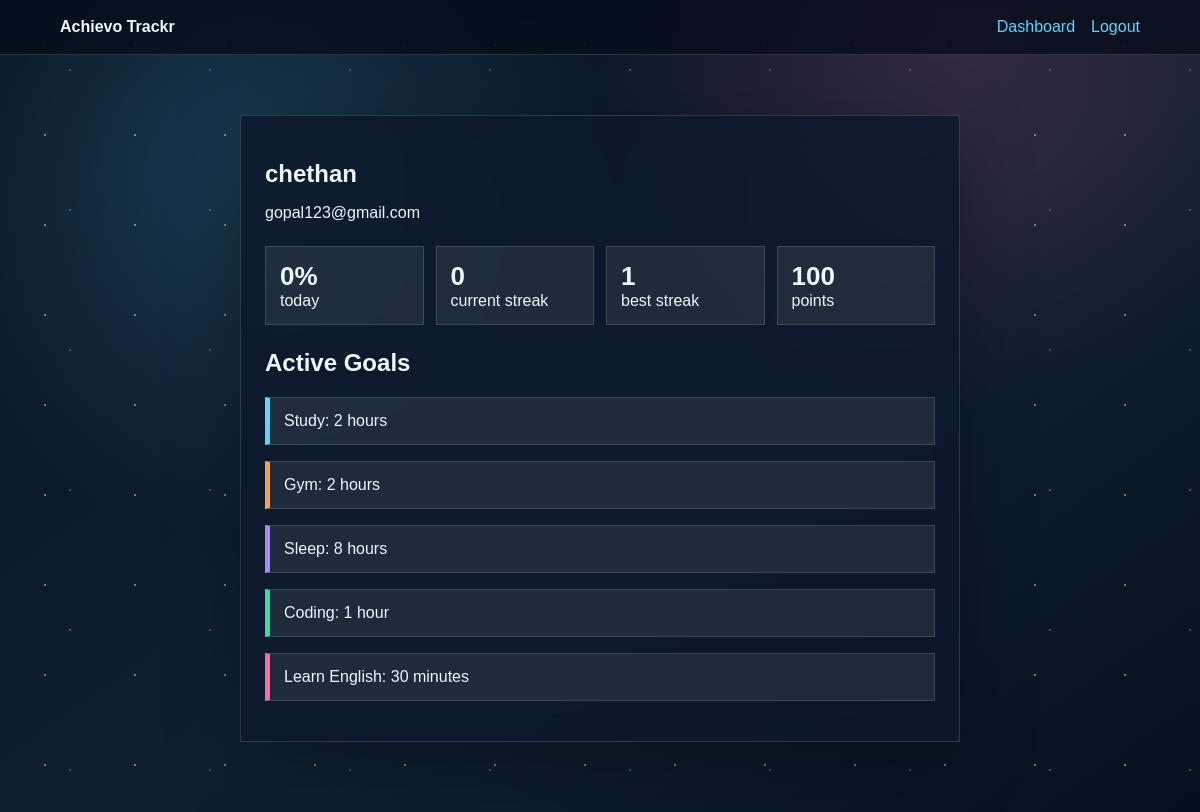
The app's page /profile (signed in) with its own data.
### models.py (models this page shows, shortened)
class User(db.Model):
    id = db.Column(db.Integer, primary_key=True)
    name = db.Column(db.String(80), nullable=False)
    email = db.Column(db.String(120), unique=True, nullable=False)
    password_hash = db.Column(db.String(255), nullable=False)
    points = db.Column(db.Integer, default=0, nullable=False)
    habits = db.relationship("Habit", backref="user", lazy=True, cascade="all, delete-orphan")
    logs = db.relationship("HabitLog", backref="user", lazy=True, cascade="all, delete-orphan")

class Habit(db.Model):
    id = db.Column(db.Integer, primary_key=True)
    user_id = db.Column(db.Integer, db.ForeignKey("user.id"), nullable=False)
    name = db.Column(db.String(80), nullable=False)
    target = db.Column(db.Integer, default=1, nullable=False)
    unit = db.Column(db.String(30), default="times", nullable=False)
    color = db.Column(db.String(20), default="#58d6ff", nullable=False)
    created_at = db.Column(db.Date, default=date.today, nullable=False)
    active = db.Column(db.Boolean, default=True, nullable=False)
    logs = db.relationship("HabitLog", backref="habit", lazy=True, cascade="all, delete-orphan")

### app.py (the view)
@app.route("/profile")
@login_required
def profile():
    user = current_user()
    habits = Habit.query.filter_by(user_id=user.id, active=True).all()
    return render_template(
        "profile.html",
        user=user,
        habits=habits,
        current_streak=streak_for(user.id),
        best_streak=best_streak(user.id),
        today_score=day_score(user.id, date.today()),
    )

### app.py (called while the page is built)
def login_required(view):
    @wraps(view)
    def wrapped_view(*args, **kwargs):
        if "user_id" not in session:
            return redirect(url_for("login"))
        return view(*args, **kwargs)
    return wrapped_view

def current_user():
    if "user_id" not in session:
        return None
    return User.query.get(session["user_id"])

def day_score(user_id, selected_date):
    habits = Habit.query.filter_by(user_id=user_id, active=True).all()
    if not habits:
        return 0
    completed = HabitLog.query.filter_by(user_id=user_id, log_date=selected_date, completed=True).count()
    return round((completed / len(habits)) * 100)

def streak_for(user_id, max_days=365):
    streak = 0
    cursor = date.today()
    for _ in range(max_days):
        score = day_score(user_id, cursor)
        if score < 100:
            break
        streak += 1
        cursor -= timedelta(days=1)
    return streak

def best_streak(user_id, days=365):
    best = 0
    running = 0
    start = date.today() - timedelta(days=days - 1)
    for index in range(days):
        cursor = start + timedelta(days=index)
        if day_score(user_id, cursor) == 100:
            running += 1
            best = max(best, running)
        else:
            running = 0
    return best

@app.before_request
def create_tables():
    db.create_all()

### templates/profile.html (shortened to what this page needs)
<!DOCTYPE html>
<html lang="en">
<head>
    <link rel="stylesheet" href="{{ url_for('static', filename='css/style.css') }}">
</head>
<body>
    <div class="stars"></div>
    <nav class="topbar">
        <a class="logo" href="{{ url_for('dashboard') }}">Achievo Trackr</a>
        <div>
            <a href="{{ url_for('dashboard') }}">Dashboard</a>
            <a href="{{ url_for('logout') }}">Logout</a>
        </div>
    </nav>
    <main class="container narrow">
        <section class="panel profile">
            <h1>{{ user.name }}</h1>
            <p>{{ user.email }}</p>
            <div class="profile-stats">
                <span><strong>{{ today_score }}%</strong> today</span>
                <span><strong>{{ current_streak }}</strong> current streak</span>
                <span><strong>{{ best_streak }}</strong> best streak</span>
                <span><strong>{{ user.points }}</strong> points</span>
            </div>
            <h2>Active Goals</h2>
            {% for habit in habits %}
                <p class="goal-chip" style="--accent: {{ habit.color }}">{{ habit.name }}: {{ habit.target }} {{ habit.unit }}</p>
            {% endfor %}
        </section>
    </main>
</body>
</html>

### static/css/style.css (style rules this page uses)
:root { --bg: #07111f; --panel: rgba(13, 24, 43, 0.82); --panel-strong: rgba(18, 35, 61, 0.95); --text: #eef7ff; --muted: #9fb6cc; --line: rgba(255, 255, 255, 0.14); --cyan: #58d6ff; --green: #2ee59d; --gold: #ffcf5a; --pink: #ff6b9a; }
* { box-sizing: border-box; }
body { margin: 0; min-height: 100vh; color: var(--text); font-family: Arial, Helvetica, sans-serif; background: radial-gradient(circle at 20% 20%, rgba(88, 214, 255, 0.18), transparent 32%), radial-gradient(circle at 80% 5%, rgba(255, 107, 154, 0.16), transparent 30%), linear-gradient(145deg, #07111f 0%, #102033 55%, #06101c 100%); }
.stars { position: fixed; inset: 0; pointer-events: none; background-image: radial-gradient(circle, rgba(255,255,255,.9) 1px, transparent 1px), radial-gradient(circle, rgba(88,214,255,.75) 1px, transparent 1px); background-size: 90px 90px, 140px 140px; animation: drift 18s linear infinite; opacity: .48; }
a { color: var(--cyan); text-decoration: none; }
.brand-panel, .auth-card, .panel, .stats-grid article { border: 1px solid var(--line); background: var(--panel); backdrop-filter: blur(14px); box-shadow: 0 20px 70px rgba(0, 0, 0, 0.3); }
.topbar { position: sticky; top: 0; z-index: 2; display: flex; justify-content: space-between; gap: 16px; align-items: center; padding: 18px min(5vw, 60px); background: rgba(5, 12, 24, 0.76); backdrop-filter: blur(16px); border-bottom: 1px solid var(--line); }
.logo { color: var(--text); font-weight: 900; }
.topbar div { display: flex; flex-wrap: wrap; gap: 16px; }
.container { position: relative; z-index: 1; width: min(1180px, calc(100% - 32px)); margin: 0 auto; padding: 38px 0 70px; }
.container.narrow { width: min(720px, calc(100% - 32px)); }
.panel { padding: 24px; margin-top: 22px; }
.profile h1 { margin-bottom: 4px; }
.profile-stats { display: grid; grid-template-columns: repeat(4, 1fr); gap: 12px; margin: 24px 0; }
.profile-stats span, .goal-chip { background: rgba(255, 255, 255, 0.08); border: 1px solid var(--line); padding: 14px; }
.profile-stats strong { display: block; font-size: 26px; }
.goal-chip { border-left: 5px solid var(--accent); }

### records on screen
User: name "chethan", email "gopal123@gmail.com", points "100"
Habit: name "Study", target "2", unit "hours"
Habit: name "Gym", target "2", unit "hours"
Habit: name "Sleep", target "8", unit "hours"
Habit: name "Coding", target "1", unit "hour"
Habit: name "Learn English", target "30", unit "minutes"

### other values on screen
{{ today_score }} "0"
{{ current_streak }} "0"
{{ best_streak }} "1"
